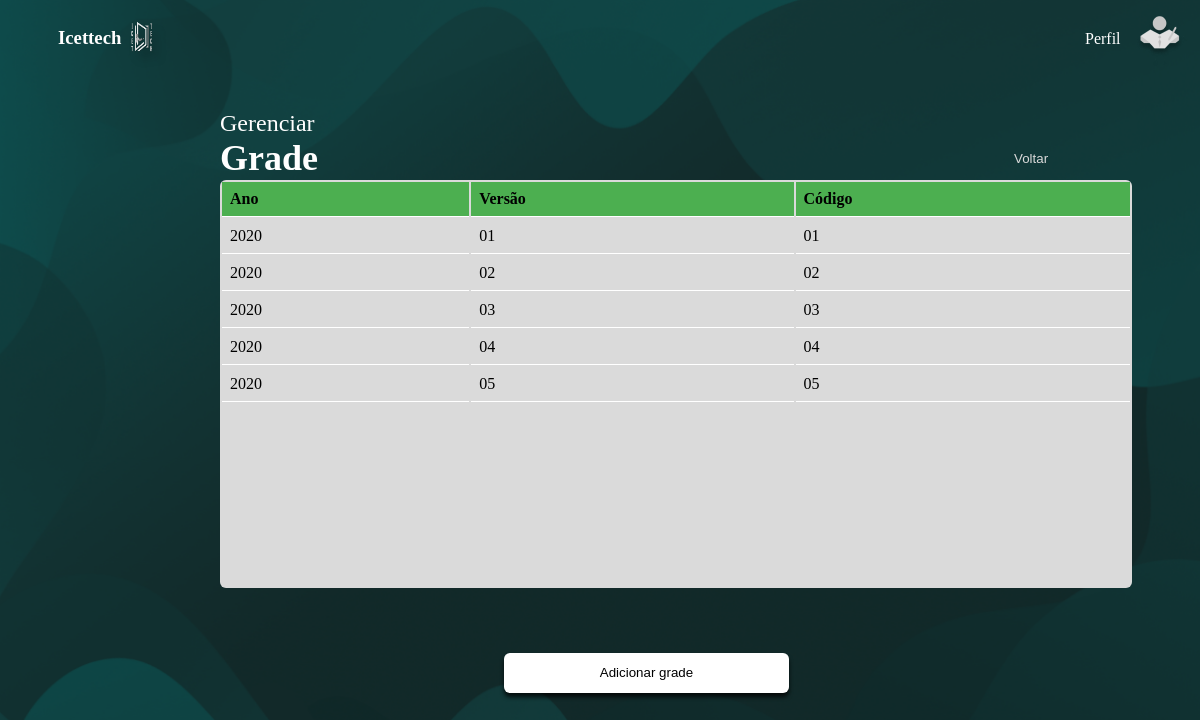
Page /gerenciamento/grade/ on the committed database.
### Grade/models.py (models this page shows, shortened)
class Grade(models.Model):
    id_grade = models.AutoField(primary_key=True)
    ano = models.IntegerField(null=False)
    versao = models.CharField(max_length=12)
    codigo = models.CharField(max_length=6)
    curso = models.ForeignKey(Curso, on_delete=models.CASCADE)

### Administrador/views.py (the view)
# urls.py: path('gerenciamento/grade/', gerennciamento.gerenciamentograde, name='gerenciamentograde'),
    def gerenciamentograde(request):
        grade = Grade.objects.all()
        return render(request, 'G_grade.html', {'grade': grade})

### Administrador/templates/G_grade.html (shortened to what this page needs)
{% load static %}
<!DOCTYPE html>
<html lang="en">
  <head>
    <link rel="stylesheet" href="{% static 'css/gerenciargrad.css' %}" />
  </head>
  <body>
    <header class="header-conteiner">
      <div class="header-left">
        <h3 class="nomeLogo">Icettech</h3>
        <img
          class="logotipo2"
          src="{% static 'imagens/LogoicettechPB.png' %}"
          alt=""
        />
      </div>
    </header>
    <nav class="navegação">
      <div class="links">
        <p>Perfil</p>
        <a href="{% url 'perfil' %}"
          ><img src="{% static 'imagens/Iconesprofessor2.png' %}" alt=""
        /></a>
      </div>
    </nav>
    <section>
      <div class="title">
        <p>Gerenciar</p>
        <h1>Grade</h1>
      </div>
      <div class="conteiner">
        <div class= "table-wrapper">
          <table>
            <tbody id="tbody">
              <tr>
                <th>Ano</th>
                <th>Versão</th>
                <th>Código</th>
              </tr>
                {% for grade in grade %}
              <tr>
                  <td>{{ grade.ano }}</td>
                  <td>{{ grade.versao }}</td>
                  <td>{{ grade.codigo }}</td>
              </tr>
                {% empty %}
              <tr>
                  <td colspan="3">Nenhuma grade encontrada.</td>
              </tr>
                {% endfor %}
            </tbody>
          </table>
        </div>
      </div>
      <div>
        <button class="button_back" onclick="voltar()">Voltar</button>
      </div>
    </section>
    <div class="button-Ad">
      <a href="{% url 'cadastrargrade' %}"><button>Adicionar grade</button></a>
    </div>
  </body>
</html>

### static/css/gerenciargrad.css (style rules this page uses)
body { background-image: url(../imagens/Background2.png); background-repeat: no-repeat; background-size: 100vw 100%; height: 100vh; overflow-y: hidden; font-style: normal; }
.logotipo2 { position: absolute; width: 24px; height: 34px; left: 130px; top: 20px; filter: drop-shadow(6px 8px 4px rgba(0, 0, 0, 0.25)); border-radius: 1px; }
.header-left { display: flex; align-items: center; }
.navegação { display: flex; position: absolute; left: 90%; top: 1px; }
.links p, .links a { display: inline-block; vertical-align: middle; margin: 0; color: white; }
.links { margin: 5px; color: white; cursor: pointer; }
.nomeLogo { margin-left: 50px; color: white; }
.title { position: absolute; font-size: 24px; margin-bottom: 20px; color: white; left: 160px; top: 110px; }
.title p, .title h1 { margin: 0; }
.title { position: absolute; font-size: 24px; margin-bottom: 20px; color: white; left: 220px; top: 110px; }
.conteiner { position: absolute; top: 180px; left: 220px; box-sizing: border-box; width: 76%; height: 50%; background-color: #dadada; border: 1px; border-radius: 6px; }
.button_back { position: absolute; left: 84%; top: 150px; background-color: transparent; border: none; color: #dadada; cursor: pointer; }
.button-Ad { position: absolute; top: 80%; left: 42%; }
.button-Ad button { background: white; box-shadow: 0px 4px 4px rgba(0, 0, 0, 0.76); border-radius: 6px; border: none; width: 285px; height: 40px; }
table { width: 100%; }
th, td { padding: 8px; text-align: left; border-bottom: 1px solid white; }
th { background-color: #4caf50; }
.table-wrapper { max-height: 100%; overflow-y: auto; }
.table-wrapper table { width: 100%; }

### rows in the picture
Grade: ano "2020", versao "01", codigo "01"
Grade: ano "2020", versao "02", codigo "02"
Grade: ano "2020", versao "03", codigo "03"
Grade: ano "2020", versao "04", codigo "04"
Grade: ano "2020", versao "05", codigo "05"
